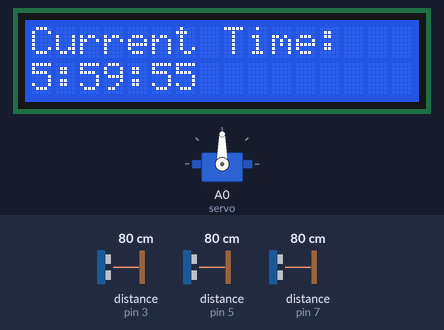
The sketch below on a simulated Arduino Uno, built with avr-gcc and run on an emulated ATmega328P. On the bench: 16×2 character LCD, servo. Wiring (inferred from the names in the program): 3 × ultrasonic range finder: trigger pin 2, echo pin 3 / trigger pin 4, echo pin 5 / trigger pin 6, echo pin 7. Inputs (shaded band) come from the test bench; at power-on: distance to the obstacle (sensors on pin 3, pin 7, pin 5) 80 cm. The echo pulse lasts 58.3 µs per cm; the local clock reads 2024-03-15 10:24:30 at power-on unless the sketch sets it; what the sketch prints to the serial monitor is not drawn.

Above: at 0.2 s.
At 4.2 s:
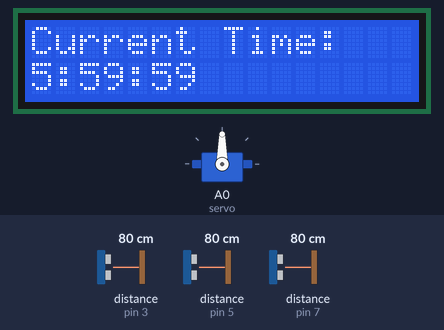
4.3 s: distance to the obstacle (sensor on pin 3) set to 299 cm
At 5.7 s:
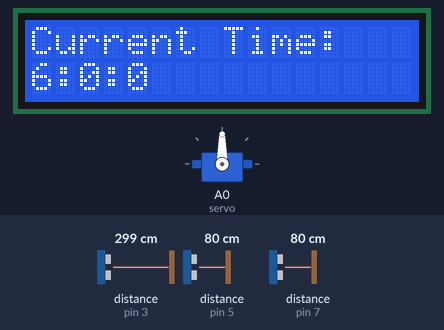
7.3 s: distance to the obstacle (sensor on pin 7) set to 55 cm
10.3 s: distance to the obstacle (sensor on pin 7) set to 47 cm
Timing chart, 0 to 13.3 s (numbered marks = the images above; inputs shaded):
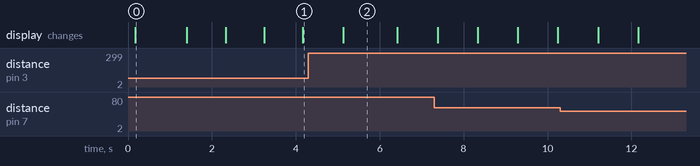

Measured:
- what the display in image 0 shows lasts 1.2 s, from 0.2 s to 1.4 s
- what the display in image 2 shows lasts 1.3 s, from 5.1 s to 6.4 s

The sketch:

Final_Project.ino
```cpp
#include <Wire.h>
#include <RTClib.h>
#include <Servo.h>
#include <LiquidCrystal_I2C.h>

// Feeding time variables
const int morningFeedingHour = 6;
const int morningFeedingMinute = 0;
const int eveningFeedingHour = 18;
const int eveningFeedingMinute = 0;

// Servo timing variables
const int servoStartDelay = 1; // Time in seconds after which servo starts moving
const int servoStopDelay = 5;  // Time in seconds after which servo stops moving

// Ultrasonic sensor pins for three sensors
const int triggerPin1 = 2;
const int echoPin1 = 3;
const int triggerPin2 = 4; // New pins for the second sensor
const int echoPin2 = 5;
const int triggerPin3 = 6; // New pins for the third sensor
const int echoPin3 = 7;

// Constants for tank dimensions
const int tankDepth = 20; // Depth of the tank in centimeters
const int maxDistance = 400; // Maximum distance before displaying "OVERLOAD"

// Variables for calculating fullness percentage
long duration1, duration2, duration3;
float distance1, distance2, distance3, averageDistance;
int fullnessPercentage;

// LCD configuration
const int lcdAddress = 0x27;  // Change this address to match your module
const int lcdColumns = 16;
const int lcdRows = 2;
// Initialize the LCD object
LiquidCrystal_I2C lcd(lcdAddress, lcdColumns, lcdRows);

RTC_DS3231 rtc;
Servo servo;

void setup() {
  Serial.begin(9600);
  Wire.begin();

  if (!rtc.begin()) {
    Serial.println("Couldn't find RTC");
    while (1);
  }

  lcd.init();  // Initialize the LCD
  lcd.backlight();  // Turn on the backlight

  servo.attach(A0);  // Attach the servo on analog pin A0
  servo.write(90); // Start with the servo at neutral position

  // Set the RTC to a specific date and time (only once, then comment it out)
  rtc.adjust(DateTime(2024, 1, 1, 5, 59, 55));

  // Set the trigger and echo pins as output and input respectively for all sensors
  pinMode(triggerPin1, OUTPUT);
  pinMode(echoPin1, INPUT);
  pinMode(triggerPin2, OUTPUT);
  pinMode(echoPin2, INPUT);
  pinMode(triggerPin3, OUTPUT);
  pinMode(echoPin3, INPUT);
}

void loop() {
  DateTime now = rtc.now();
  // Measure distance for each sensor
  distance1 = measureDistance(triggerPin1, echoPin1);
  distance2 = measureDistance(triggerPin2, echoPin2);
  distance3 = measureDistance(triggerPin3, echoPin3);

  // Calculate the average distance
  averageDistance = (distance1 + distance2 + distance3) / 3.0;

  // Check if the average distance exceeds the maximum distance
  if (averageDistance > maxDistance) {
    // Display "OVERLOAD"
    Serial.println("OVERLOAD");
    lcd.clear();
    lcd.setCursor(0, 0);
    lcd.print("Fullness: N/A");
    lcd.setCursor(0, 1);
    lcd.print("Status: OVERLOAD");
  } else {
    // Calculate the percentage of fullness
    fullnessPercentage = map(averageDistance, 3, tankDepth, 100, 0);
    fullnessPercentage = constrain(fullnessPercentage, 0, 100);

    // Print the fullness percentage and average distance to the serial monitor
    Serial.print("Fullness: ");
    Serial.print(fullnessPercentage);
    Serial.println("%");
    Serial.print("Distance1: ");
    Serial.print(distance1);
    Serial.println(" cm");
    Serial.print("Distance2: ");
    Serial.print(distance2);
    Serial.println(" cm");
    Serial.print("Distance3: ");
    Serial.print(distance3);
    Serial.println(" cm");
    Serial.print("averageDistance: ");
    Serial.print(averageDistance);
    Serial.println(" cm");

    // Display the percentage and status on the LCD
    lcd.clear();
    lcd.setCursor(0, 0);
    lcd.print("Fullness: ");
    lcd.print(fullnessPercentage);
    lcd.print("%");
    lcd.setCursor(0, 1);
    lcd.print("Status: OK");
  }

  // Check if it's morning feeding time and not already triggered
  if (now.hour() == morningFeedingHour && now.minute() == morningFeedingMinute) {
    handleFeeding(now);
  }

  // Check if it's evening feeding time and not already triggered
  if (now.hour() == eveningFeedingHour && now.minute() == eveningFeedingMinute) {
    handleFeeding(now);
  }
  // Display time on LCD
  lcd.clear();
  lcd.setCursor(0, 0);
  lcd.print("Current Time: ");
  lcd.setCursor(0, 1);
  lcd.print(now.hour());
  lcd.print(":");
  lcd.print(now.minute());
  lcd.print(":");
  lcd.print(now.second());

  // Print time to Serial Monitor
  Serial.print(now.year());
  Serial.print('/');
  Serial.print(now.month());
  Serial.print('/');
  Serial.print(now.day());
  Serial.print(" ");
  Serial.print(now.hour());
  Serial.print(':');
  Serial.print(now.minute());
  Serial.print(':');
  Serial.print(now.second());
  Serial.println();

  servo.write(90);  // Stop servo movement
  // Delay before the next reading
  delay(200);
}

void handleFeeding(DateTime now) {
  if (now.second() == servoStartDelay) {
    servo.write(1);  // Move servo a bit clockwise
  } else if (now.second() == servoStartDelay + 1) {
    servo.write(90);  // Stop servo movement
  } else if (now.second() == servoStopDelay) {
    servo.write(359);  // Move servo a bit counterclockwise
  } else if (now.second() == servoStopDelay + 1) {
    servo.write(90);  // Stop servo movement
  }
}

float measureDistance(int triggerPin, int echoPin) {
  // Clear the trigger pin
  digitalWrite(triggerPin, LOW);
  delayMicroseconds(2);

  // Activate the trigger pulse
  digitalWrite(triggerPin, HIGH);
  delayMicroseconds(10);
  digitalWrite(triggerPin, LOW);

  // Measure the duration of the echo pulse
  long duration = pulseIn(echoPin, HIGH);

  // Calculate the distance
  float distance = duration * 0.034 / 2.0;
  return distance;
}
```
